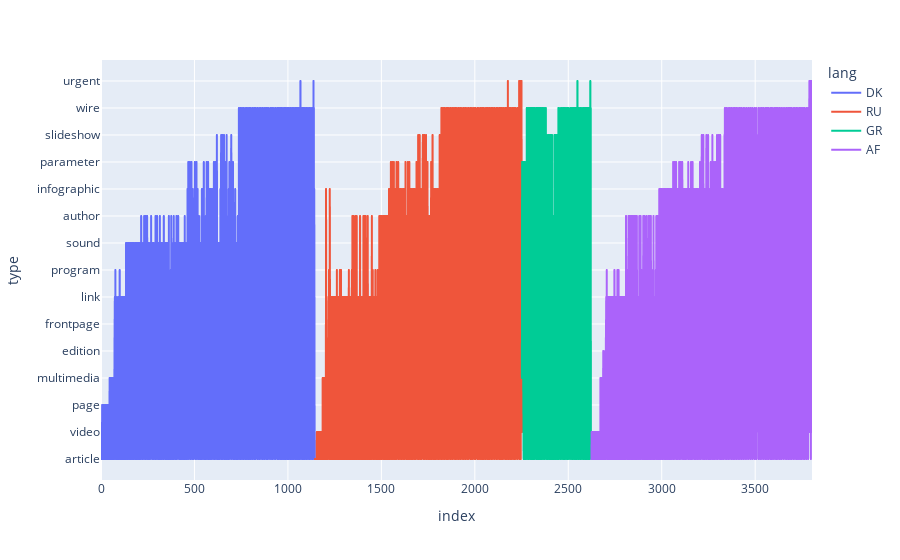
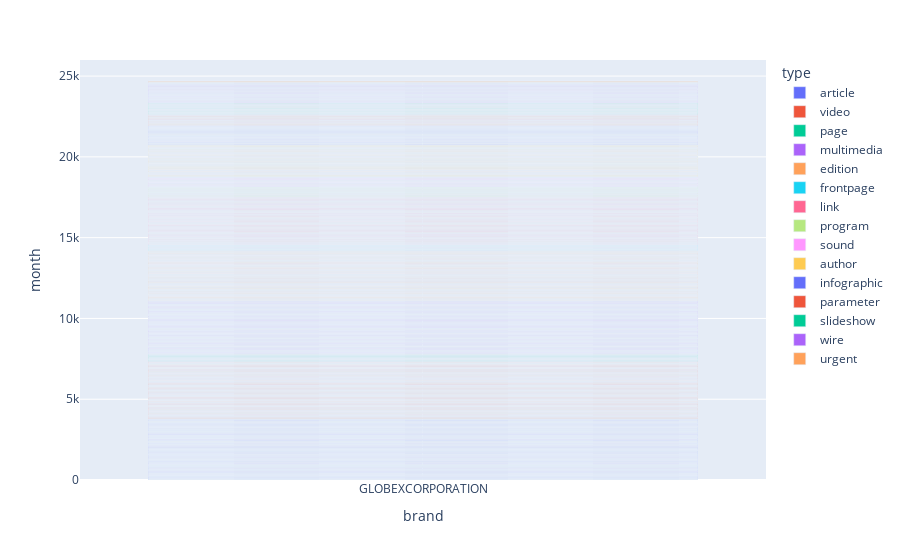
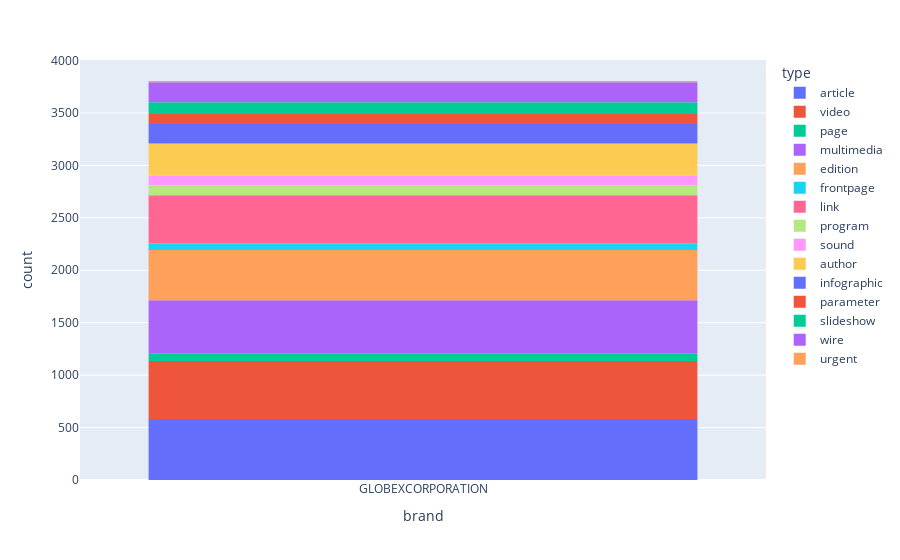

Notebook code for these charts, in order:
### Code cell
# [index],brand,lang,type,count,year,month

# plotting the scatter chart
fig = px.line(data, y='type', color='lang')
fig.show()

# plotting the scatter chart
fig = px.bar(data, x='brand', y='month', color='type')
fig.show()

# plotting the scatter chart
fig = px.histogram(data, x='brand', color='type')
fig.show()

### Figure 1 — Plotly figure (JSON) as saved in the notebook; plotly's stock layout.template omitted (floating-point values rounded to 4 significant figures; data arrays with more than 128 entries replaced by an {"elided": "..."} marker saying what was removed)
{"data": [{"hovertemplate": "lang=DK<br>index=%{x}<br>type=%{y}<extra></extra>", "legendgroup": "DK", "line": {"color": "#636efa", "dash": "solid"}, "mode": "lines", "name": "DK", "showlegend": true, "type": "scattergl", "x": {"elided": "1144 int values"}, "xaxis": "x", "y": {"elided": "1144 str values"}, "yaxis": "y"}, {"hovertemplate": "lang=RU<br>index=%{x}<br>type=%{y}<extra></extra>", "legendgroup": "RU", "line": {"color": "#EF553B", "dash": "solid"}, "mode": "lines", "name": "RU", "showlegend": true, "type": "scattergl", "x": {"elided": "1108 int values"}, "xaxis": "x", "y": {"elided": "1108 str values"}, "yaxis": "y"}, {"hovertemplate": "lang=GR<br>index=%{x}<br>type=%{y}<extra></extra>", "legendgroup": "GR", "line": {"color": "#00cc96", "dash": "solid"}, "mode": "lines", "name": "GR", "showlegend": true, "type": "scattergl", "x": {"elided": "371 int values"}, "xaxis": "x", "y": {"elided": "371 str values"}, "yaxis": "y"}, {"hovertemplate": "lang=AF<br>index=%{x}<br>type=%{y}<extra></extra>", "legendgroup": "AF", "line": {"color": "#ab63fa", "dash": "solid"}, "mode": "lines", "name": "AF", "showlegend": true, "type": "scattergl", "x": {"elided": "1182 int values"}, "xaxis": "x", "y": {"elided": "1182 str values"}, "yaxis": "y"}], "layout": {"legend": {"title": {"text": "lang"}, "tracegroupgap": 0}, "margin": {"t": 60}, "xaxis": {"anchor": "y", "domain": [0, 1], "title": {"text": "index"}}, "yaxis": {"anchor": "x", "domain": [0, 1], "title": {"text": "type"}}}}

### Figure 2 — Plotly figure (JSON) as saved in the notebook; plotly's stock layout.template omitted (floating-point values rounded to 4 significant figures; data arrays with more than 128 entries replaced by an {"elided": "..."} marker saying what was removed)
{"data": [{"alignmentgroup": "True", "hovertemplate": "type=article<br>brand=%{x}<br>month=%{y}<extra></extra>", "legendgroup": "article", "marker": {"color": "#636efa", "pattern": {"shape": ""}}, "name": "article", "offsetgroup": "article", "orientation": "v", "showlegend": true, "textposition": "auto", "type": "bar", "x": {"elided": "582 str values"}, "xaxis": "x", "y": {"elided": "582 int values"}, "yaxis": "y"}, {"alignmentgroup": "True", "hovertemplate": "type=video<br>brand=%{x}<br>month=%{y}<extra></extra>", "legendgroup": "video", "marker": {"color": "#EF553B", "pattern": {"shape": ""}}, "name": "video", "offsetgroup": "video", "orientation": "v", "showlegend": true, "textposition": "auto", "type": "bar", "x": {"elided": "554 str values"}, "xaxis": "x", "y": {"elided": "554 int values"}, "yaxis": "y"}, {"alignmentgroup": "True", "hovertemplate": "type=page<br>brand=%{x}<br>month=%{y}<extra></extra>", "legendgroup": "page", "marker": {"color": "#00cc96", "pattern": {"shape": ""}}, "name": "page", "offsetgroup": "page", "orientation": "v", "showlegend": true, "textposition": "auto", "type": "bar", "x": ["GLOBEXCORPORATION", "GLOBEXCORPORATION", "GLOBEXCORPORATION", "GLOBEXCORPORATION", "GLOBEXCORPORATION", "GLOBEXCORPORATION", "GLOBEXCORPORATION", "GLOBEXCORPORATION", "GLOBEXCORPORATION", "GLOBEXCORPORATION", "GLOBEXCORPORATION", "GLOBEXCORPORATION", "GLOBEXCORPORATION", "GLOBEXCORPORATION", "GLOBEXCORPORATION", "GLOBEXCORPORATION", "GLOBEXCORPORATION", "GLOBEXCORPORATION", "GLOBEXCORPORATION", "GLOBEXCORPORATION", "GLOBEXCORPORATION", "GLOBEXCORPORATION", "GLOBEXCORPORATION", "GLOBEXCORPORATION", "GLOBEXCORPORATION", "GLOBEXCORPORATION", "GLOBEXCORPORATION", "GLOBEXCORPORATION", "GLOBEXCORPORATION", "GLOBEXCORPORATION", "GLOBEXCORPORATION", "GLOBEXCORPORATION", "GLOBEXCORPORATION", "GLOBEXCORPORATION", "GLOBEXCORPORATION", "GLOBEXCORPORATION", "GLOBEXCORPORATION", "GLOBEXCORPORATION", "GLOBEXCORPORATION", "GLOBEXCORPORATION", "GLOBEXCORPORATION", "GLOBEXCORPORATION", "GLOBEXCORPORATION", "GLOBEXCORPORATION", "GLOBEXCORPORATION", "GLOBEXCORPORATION", "GLOBEXCORPORATION", "GLOBEXCORPORATION", "GLOBEXCORPORATION", "GLOBEXCORPORATION", "GLOBEXCORPORATION", "GLOBEXCORPORATION", "GLOBEXCORPORATION", "GLOBEXCORPORATION", "GLOBEXCORPORATION", "GLOBEXCORPORATION", "GLOBEXCORPORATION", "GLOBEXCORPORATION", "GLOBEXCORPORATION", "GLOBEXCORPORATION", "GLOBEXCORPORATION", "GLOBEXCORPORATION", "GLOBEXCORPORATION", "GLOBEXCORPORATION", "GLOBEXCORPORATION", "GLOBEXCORPORATION", "GLOBEXCORPORATION", "GLOBEXCORPORATION"], "xaxis": "x", "y": [9, 11, 12, 1, 4, 5, 8, 9, 10, 11, 12, 10, 11, 1, 2, 3, 4, 6, 9, 1, 3, 4, 6, 8, 10, 11, 12, 3, 4, 6, 7, 8, 9, 11, 12, 7, 7, 10, 1, 10, 3, 3, 4, 5, 6, 7, 11, 12, 2, 12, 7, 5, 4, 8, 9, 10, 3, 12, 7, 3, 4, 5, 6, 7, 11, 1, 12, 1], "yaxis": "y"}, {"alignmentgroup": "True", "hovertemplate": "type=multimedia<br>brand=%{x}<br>month=%{y}<extra></extra>", "legendgroup": "multimedia", "marker": {"color": "#ab63fa", "pattern": {"shape": ""}}, "name": "multimedia", "offsetgroup": "multimedia", "orientation": "v", "showlegend": true, "textposition": "auto", "type": "bar", "x": {"elided": "511 str values"}, "xaxis": "x", "y": {"elided": "511 int values"}, "yaxis": "y"}, {"alignmentgroup": "True", "hovertemplate": "type=edition<br>brand=%{x}<br>month=%{y}<extra></extra>", "legendgroup": "edition", "marker": {"color": "#FFA15A", "pattern": {"shape": ""}}, "name": "edition", "offsetgroup": "edition", "orientation": "v", "showlegend": true, "textposition": "auto", "type": "bar", "x": {"elided": "478 str values"}, "xaxis": "x", "y": {"elided": "478 int values"}, "yaxis": "y"}, {"alignmentgroup": "True", "hovertemplate": "type=frontpage<br>brand=%{x}<br>month=%{y}<extra></extra>", "legendgroup": "frontpage", "marker": {"color": "#19d3f3", "pattern": {"shape": ""}}, "name": "frontpage", "offsetgroup": "frontpage", "orientation": "v", "showlegend": true, "textposition": "auto", "type": "bar", "x": ["GLOBEXCORPORATION", "GLOBEXCORPORATION", "GLOBEXCORPORATION", "GLOBEXCORPORATION", "GLOBEXCORPORATION", "GLOBEXCORPORATION", "GLOBEXCORPORATION", "GLOBEXCORPORATION", "GLOBEXCORPORATION", "GLOBEXCORPORATION", "GLOBEXCORPORATION", "GLOBEXCORPORATION", "GLOBEXCORPORATION", "GLOBEXCORPORATION", "GLOBEXCORPORATION", "GLOBEXCORPORATION", "GLOBEXCORPORATION", "GLOBEXCORPORATION", "GLOBEXCORPORATION", "GLOBEXCORPORATION", "GLOBEXCORPORATION", "GLOBEXCORPORATION", "GLOBEXCORPORATION", "GLOBEXCORPORATION", "GLOBEXCORPORATION", "GLOBEXCORPORATION", "GLOBEXCORPORATION", "GLOBEXCORPORATION", "GLOBEXCORPORATION", "GLOBEXCORPORATION", "GLOBEXCORPORATION", "GLOBEXCORPORATION", "GLOBEXCORPORATION", "GLOBEXCORPORATION", "GLOBEXCORPORATION", "GLOBEXCORPORATION", "GLOBEXCORPORATION", "GLOBEXCORPORATION", "GLOBEXCORPORATION", "GLOBEXCORPORATION", "GLOBEXCORPORATION", "GLOBEXCORPORATION", "GLOBEXCORPORATION", "GLOBEXCORPORATION", "GLOBEXCORPORATION", "GLOBEXCORPORATION", "GLOBEXCORPORATION", "GLOBEXCORPORATION", "GLOBEXCORPORATION", "GLOBEXCORPORATION", "GLOBEXCORPORATION", "GLOBEXCORPORATION", "GLOBEXCORPORATION", "GLOBEXCORPORATION", "GLOBEXCORPORATION", "GLOBEXCORPORATION", "GLOBEXCORPORATION", "GLOBEXCORPORATION", "GLOBEXCORPORATION", "GLOBEXCORPORATION", "GLOBEXCORPORATION", "GLOBEXCORPORATION"], "xaxis": "x", "y": [10, 3, 10, 3, 4, 5, 6, 12, 1, 3, 5, 7, 2, 3, 6, 10, 11, 1, 6, 11, 12, 1, 5, 10, 3, 4, 5, 6, 6, 9, 12, 11, 5, 3, 12, 7, 3, 4, 8, 12, 10, 1, 6, 1, 3, 4, 5, 6, 1, 6, 9, 4, 5, 6, 9, 11, 6, 1, 9, 12, 3, 7], "yaxis": "y"}, {"alignmentgroup": "True", "hovertemplate": "type=link<br>brand=%{x}<br>month=%{y}<extra></extra>", "legendgroup": "link", "marker": {"color": "#FF6692", "pattern": {"shape": ""}}, "name": "link", "offsetgroup": "link", "orientation": "v", "showlegend": true, "textposition": "auto", "type": "bar", "x": {"elided": "460 str values"}, "xaxis": "x", "y": {"elided": "460 int values"}, "yaxis": "y"}, {"alignmentgroup": "True", "hovertemplate": "type=program<br>brand=%{x}<br>month=%{y}<extra></extra>", "legendgroup": "program", "marker": {"color": "#B6E880", "pattern": {"shape": ""}}, "name": "program", "offsetgroup": "program", "orientation": "v", "showlegend": true, "textposition": "auto", "type": "bar", "x": ["GLOBEXCORPORATION", "GLOBEXCORPORATION", "GLOBEXCORPORATION", "GLOBEXCORPORATION", "GLOBEXCORPORATION", "GLOBEXCORPORATION", "GLOBEXCORPORATION", "GLOBEXCORPORATION", "GLOBEXCORPORATION", "GLOBEXCORPORATION", "GLOBEXCORPORATION", "GLOBEXCORPORATION", "GLOBEXCORPORATION", "GLOBEXCORPORATION", "GLOBEXCORPORATION", "GLOBEXCORPORATION", "GLOBEXCORPORATION", "GLOBEXCORPORATION", "GLOBEXCORPORATION", "GLOBEXCORPORATION", "GLOBEXCORPORATION", "GLOBEXCORPORATION", "GLOBEXCORPORATION", "GLOBEXCORPORATION", "GLOBEXCORPORATION", "GLOBEXCORPORATION", "GLOBEXCORPORATION", "GLOBEXCORPORATION", "GLOBEXCORPORATION", "GLOBEXCORPORATION", "GLOBEXCORPORATION", "GLOBEXCORPORATION", "GLOBEXCORPORATION", "GLOBEXCORPORATION", "GLOBEXCORPORATION", "GLOBEXCORPORATION", "GLOBEXCORPORATION", "GLOBEXCORPORATION", "GLOBEXCORPORATION", "GLOBEXCORPORATION", "GLOBEXCORPORATION", "GLOBEXCORPORATION", "GLOBEXCORPORATION", "GLOBEXCORPORATION", "GLOBEXCORPORATION", "GLOBEXCORPORATION", "GLOBEXCORPORATION", "GLOBEXCORPORATION", "GLOBEXCORPORATION", "GLOBEXCORPORATION", "GLOBEXCORPORATION", "GLOBEXCORPORATION", "GLOBEXCORPORATION", "GLOBEXCORPORATION", "GLOBEXCORPORATION", "GLOBEXCORPORATION", "GLOBEXCORPORATION", "GLOBEXCORPORATION", "GLOBEXCORPORATION", "GLOBEXCORPORATION", "GLOBEXCORPORATION", "GLOBEXCORPORATION", "GLOBEXCORPORATION", "GLOBEXCORPORATION", "GLOBEXCORPORATION", "GLOBEXCORPORATION", "GLOBEXCORPORATION", "GLOBEXCORPORATION", "GLOBEXCORPORATION", "GLOBEXCORPORATION", "GLOBEXCORPORATION", "GLOBEXCORPORATION", "GLOBEXCORPORATION", "GLOBEXCORPORATION", "GLOBEXCORPORATION", "GLOBEXCORPORATION", "GLOBEXCORPORATION", "GLOBEXCORPORATION", "GLOBEXCORPORATION", "GLOBEXCORPORATION", "GLOBEXCORPORATION", "GLOBEXCORPORATION", "GLOBEXCORPORATION", "GLOBEXCORPORATION", "GLOBEXCORPORATION", "GLOBEXCORPORATION", "GLOBEXCORPORATION", "GLOBEXCORPORATION", "GLOBEXCORPORATION", "GLOBEXCORPORATION", "GLOBEXCORPORATION", "GLOBEXCORPORATION", "GLOBEXCORPORATION", "GLOBEXCORPORATION", "GLOBEXCORPORATION"], "xaxis": "x", "y": [10, 2, 10, 11, 9, 12, 1, 6, 9, 10, 11, 12, 8, 9, 11, 1, 2, 11, 3, 4, 3, 4, 9, 1, 2, 2, 10, 6, 9, 10, 6, 9, 4, 6, 8, 12, 1, 3, 5, 9, 1, 3, 4, 4, 2, 4, 1, 3, 4, 9, 10, 6, 7, 8, 10, 4, 9, 12, 9, 3, 4, 9, 10, 6, 9, 10, 6, 9, 6, 4, 6, 8, 12, 9, 1, 9, 2, 3, 9, 11, 4, 4, 10, 12, 2, 4, 10, 1, 3, 4, 9, 10, 3, 5, 6], "yaxis": "y"}, {"alignmentgroup": "True", "hovertemplate": "type=sound<br>brand=%{x}<br>month=%{y}<extra></extra>", "legendgroup": "sound", "marker": {"color": "#FF97FF", "pattern": {"shape": ""}}, "name": "sound", "offsetgroup": "sound", "orientation": "v", "showlegend": true, "textposition": "auto", "type": "bar", "x": ["GLOBEXCORPORATION", "GLOBEXCORPORATION", "GLOBEXCORPORATION", "GLOBEXCORPORATION", "GLOBEXCORPORATION", "GLOBEXCORPORATION", "GLOBEXCORPORATION", "GLOBEXCORPORATION", "GLOBEXCORPORATION", "GLOBEXCORPORATION", "GLOBEXCORPORATION", "GLOBEXCORPORATION", "GLOBEXCORPORATION", "GLOBEXCORPORATION", "GLOBEXCORPORATION", "GLOBEXCORPORATION", "GLOBEXCORPORATION", "GLOBEXCORPORATION", "GLOBEXCORPORATION", "GLOBEXCORPORATION", "GLOBEXCORPORATION", "GLOBEXCORPORATION", "GLOBEXCORPORATION", "GLOBEXCORPORATION", "GLOBEXCORPORATION", "GLOBEXCORPORATION", "GLOBEXCORPORATION", "GLOBEXCORPORATION", "GLOBEXCORPORATION", "GLOBEXCORPORATION", "GLOBEXCORPORATION", "GLOBEXCORPORATION", "GLOBEXCORPORATION", "GLOBEXCORPORATION", "GLOBEXCORPORATION", "GLOBEXCORPORATION", "GLOBEXCORPORATION", "GLOBEXCORPORATION", "GLOBEXCORPORATION", "GLOBEXCORPORATION", "GLOBEXCORPORATION", "GLOBEXCORPORATION", "GLOBEXCORPORATION", "GLOBEXCORPORATION", "GLOBEXCORPORATION", "GLOBEXCORPORATION", "GLOBEXCORPORATION", "GLOBEXCORPORATION", "GLOBEXCORPORATION", "GLOBEXCORPORATION", "GLOBEXCORPORATION", "GLOBEXCORPORATION", "GLOBEXCORPORATION", "GLOBEXCORPORATION", "GLOBEXCORPORATION", "GLOBEXCORPORATION", "GLOBEXCORPORATION", "GLOBEXCORPORATION", "GLOBEXCORPORATION", "GLOBEXCORPORATION", "GLOBEXCORPORATION", "GLOBEXCORPORATION", "GLOBEXCORPORATION", "GLOBEXCORPORATION", "GLOBEXCORPORATION", "GLOBEXCORPORATION", "GLOBEXCORPORATION", "GLOBEXCORPORATION", "GLOBEXCORPORATION", "GLOBEXCORPORATION", "GLOBEXCORPORATION", "GLOBEXCORPORATION", "GLOBEXCORPORATION", "GLOBEXCORPORATION", "GLOBEXCORPORATION", "GLOBEXCORPORATION", "GLOBEXCORPORATION", "GLOBEXCORPORATION", "GLOBEXCORPORATION", "GLOBEXCORPORATION", "GLOBEXCORPORATION", "GLOBEXCORPORATION", "GLOBEXCORPORATION", "GLOBEXCORPORATION", "GLOBEXCORPORATION", "GLOBEXCORPORATION", "GLOBEXCORPORATION", "GLOBEXCORPORATION", "GLOBEXCORPORATION", "GLOBEXCORPORATION", "GLOBEXCORPORATION", "GLOBEXCORPORATION", "GLOBEXCORPORATION", "GLOBEXCORPORATION", "GLOBEXCORPORATION"], "xaxis": "x", "y": [8, 9, 10, 11, 12, 1, 2, 3, 4, 5, 6, 7, 8, 9, 10, 11, 12, 1, 2, 3, 4, 5, 6, 7, 8, 9, 10, 11, 12, 1, 2, 3, 8, 9, 10, 11, 12, 1, 2, 3, 4, 5, 6, 7, 8, 9, 10, 11, 12, 1, 2, 3, 4, 5, 6, 7, 8, 9, 10, 11, 12, 1, 2, 3, 4, 5, 6, 7, 8, 9, 10, 11, 12, 1, 2, 3, 4, 5, 6, 7, 8, 9, 10, 11, 2, 3, 5, 6, 9, 10, 1, 3, 4, 5, 6], "yaxis": "y"}, {"alignmentgroup": "True", "hovertemplate": "type=author<br>brand=%{x}<br>month=%{y}<extra></extra>", "legendgroup": "author", "marker": {"color": "#FECB52", "pattern": {"shape": ""}}, "name": "author", "offsetgroup": "author", "orientation": "v", "showlegend": true, "textposition": "auto", "type": "bar", "x": {"elided": "304 str values"}, "xaxis": "x", "y": {"elided": "304 int values"}, "yaxis": "y"}, {"alignmentgroup": "True", "hovertemplate": "type=infographic<br>brand=%{x}<br>month=%{y}<extra></extra>", "legendgroup": "infographic", "marker": {"color": "#636efa", "pattern": {"shape": ""}}, "name": "infographic", "offsetgroup": "infographic", "orientation": "v", "showlegend": true, "textposition": "auto", "type": "bar", "x": {"elided": "187 str values"}, "xaxis": "x", "y": {"elided": "187 int values"}, "yaxis": "y"}, {"alignmentgroup": "True", "hovertemplate": "type=parameter<br>brand=%{x}<br>month=%{y}<extra></extra>", "legendgroup": "parameter", "marker": {"color": "#EF553B", "pattern": {"shape": ""}}, "name": "parameter", "offsetgroup": "parameter", "orientation": "v", "showlegend": true, "textposition": "auto", "type": "bar", "x": ["GLOBEXCORPORATION", "GLOBEXCORPORATION", "GLOBEXCORPORATION", "GLOBEXCORPORATION", "GLOBEXCORPORATION", "GLOBEXCORPORATION", "GLOBEXCORPORATION", "GLOBEXCORPORATION", "GLOBEXCORPORATION", "GLOBEXCORPORATION", "GLOBEXCORPORATION", "GLOBEXCORPORATION", "GLOBEXCORPORATION", "GLOBEXCORPORATION", "GLOBEXCORPORATION", "GLOBEXCORPORATION", "GLOBEXCORPORATION", "GLOBEXCORPORATION", "GLOBEXCORPORATION", "GLOBEXCORPORATION", "GLOBEXCORPORATION", "GLOBEXCORPORATION", "GLOBEXCORPORATION", "GLOBEXCORPORATION", "GLOBEXCORPORATION", "GLOBEXCORPORATION", "GLOBEXCORPORATION", "GLOBEXCORPORATION", "GLOBEXCORPORATION", "GLOBEXCORPORATION", "GLOBEXCORPORATION", "GLOBEXCORPORATION", "GLOBEXCORPORATION", "GLOBEXCORPORATION", "GLOBEXCORPORATION", "GLOBEXCORPORATION", "GLOBEXCORPORATION", "GLOBEXCORPORATION", "GLOBEXCORPORATION", "GLOBEXCORPORATION", "GLOBEXCORPORATION", "GLOBEXCORPORATION", "GLOBEXCORPORATION", "GLOBEXCORPORATION", "GLOBEXCORPORATION", "GLOBEXCORPORATION", "GLOBEXCORPORATION", "GLOBEXCORPORATION", "GLOBEXCORPORATION", "GLOBEXCORPORATION", "GLOBEXCORPORATION", "GLOBEXCORPORATION", "GLOBEXCORPORATION", "GLOBEXCORPORATION", "GLOBEXCORPORATION", "GLOBEXCORPORATION", "GLOBEXCORPORATION", "GLOBEXCORPORATION", "GLOBEXCORPORATION", "GLOBEXCORPORATION", "GLOBEXCORPORATION", "GLOBEXCORPORATION", "GLOBEXCORPORATION", "GLOBEXCORPORATION", "GLOBEXCORPORATION", "GLOBEXCORPORATION", "GLOBEXCORPORATION", "GLOBEXCORPORATION", "GLOBEXCORPORATION", "GLOBEXCORPORATION", "GLOBEXCORPORATION", "GLOBEXCORPORATION", "GLOBEXCORPORATION", "GLOBEXCORPORATION", "GLOBEXCORPORATION", "GLOBEXCORPORATION", "GLOBEXCORPORATION", "GLOBEXCORPORATION", "GLOBEXCORPORATION", "GLOBEXCORPORATION", "GLOBEXCORPORATION", "GLOBEXCORPORATION", "GLOBEXCORPORATION", "GLOBEXCORPORATION", "GLOBEXCORPORATION", "GLOBEXCORPORATION", "GLOBEXCORPORATION", "GLOBEXCORPORATION", "GLOBEXCORPORATION", "GLOBEXCORPORATION", "GLOBEXCORPORATION", "GLOBEXCORPORATION", "GLOBEXCORPORATION", "GLOBEXCORPORATION", "GLOBEXCORPORATION"], "xaxis": "x", "y": [7, 8, 9, 11, 12, 5, 7, 8, 12, 1, 5, 8, 11, 12, 1, 11, 8, 10, 11, 5, 7, 10, 4, 6, 7, 8, 9, 11, 12, 5, 7, 8, 1, 5, 8, 11, 11, 9, 10, 11, 2, 4, 9, 10, 4, 6, 9, 3, 6, 2, 3, 5, 6, 7, 11, 8, 10, 11, 10, 4, 6, 7, 8, 9, 11, 12, 1, 5, 7, 8, 1, 5, 8, 10, 11, 10, 11, 3, 6, 7, 8, 10, 11, 12, 3, 7, 10, 12, 3, 4, 5, 6, 9, 11, 9], "yaxis": "y"}, {"alignmentgroup": "True", "hovertemplate": "type=slideshow<br>brand=%{x}<br>month=%{y}<extra></extra>", "legendgroup": "slideshow", "marker": {"color": "#00cc96", "pattern": {"shape": ""}}, "name": "slideshow", "offsetgroup": "slideshow", "orientation": "v", "showlegend": true, "textposition": "auto", "type": "bar", "x": ["GLOBEXCORPORATION", "GLOBEXCORPORATION", "GLOBEXCORPORATION", "GLOBEXCORPORATION", "GLOBEXCORPORATION", "GLOBEXCORPORATION", "GLOBEXCORPORATION", "GLOBEXCORPORATION", "GLOBEXCORPORATION", "GLOBEXCORPORATION", "GLOBEXCORPORATION", "GLOBEXCORPORATION", "GLOBEXCORPORATION", "GLOBEXCORPORATION", "GLOBEXCORPORATION", "GLOBEXCORPORATION", "GLOBEXCORPORATION", "GLOBEXCORPORATION", "GLOBEXCORPORATION", "GLOBEXCORPORATION", "GLOBEXCORPORATION", "GLOBEXCORPORATION", "GLOBEXCORPORATION", "GLOBEXCORPORATION", "GLOBEXCORPORATION", "GLOBEXCORPORATION", "GLOBEXCORPORATION", "GLOBEXCORPORATION", "GLOBEXCORPORATION", "GLOBEXCORPORATION", "GLOBEXCORPORATION", "GLOBEXCORPORATION", "GLOBEXCORPORATION", "GLOBEXCORPORATION", "GLOBEXCORPORATION", "GLOBEXCORPORATION", "GLOBEXCORPORATION", "GLOBEXCORPORATION", "GLOBEXCORPORATION", "GLOBEXCORPORATION", "GLOBEXCORPORATION", "GLOBEXCORPORATION", "GLOBEXCORPORATION", "GLOBEXCORPORATION", "GLOBEXCORPORATION", "GLOBEXCORPORATION", "GLOBEXCORPORATION", "GLOBEXCORPORATION", "GLOBEXCORPORATION", "GLOBEXCORPORATION", "GLOBEXCORPORATION", "GLOBEXCORPORATION", "GLOBEXCORPORATION", "GLOBEXCORPORATION", "GLOBEXCORPORATION", "GLOBEXCORPORATION", "GLOBEXCORPORATION", "GLOBEXCORPORATION", "GLOBEXCORPORATION", "GLOBEXCORPORATION", "GLOBEXCORPORATION", "GLOBEXCORPORATION", "GLOBEXCORPORATION", "GLOBEXCORPORATION", "GLOBEXCORPORATION", "GLOBEXCORPORATION", "GLOBEXCORPORATION", "GLOBEXCORPORATION", "GLOBEXCORPORATION", "GLOBEXCORPORATION", "GLOBEXCORPORATION", "GLOBEXCORPORATION", "GLOBEXCORPORATION", "GLOBEXCORPORATION", "GLOBEXCORPORATION", "GLOBEXCORPORATION", "GLOBEXCORPORATION", "GLOBEXCORPORATION", "GLOBEXCORPORATION", "GLOBEXCORPORATION", "GLOBEXCORPORATION", "GLOBEXCORPORATION", "GLOBEXCORPORATION", "GLOBEXCORPORATION", "GLOBEXCORPORATION", "GLOBEXCORPORATION", "GLOBEXCORPORATION", "GLOBEXCORPORATION", "GLOBEXCORPORATION", "GLOBEXCORPORATION", "GLOBEXCORPORATION", "GLOBEXCORPORATION", "GLOBEXCORPORATION", "GLOBEXCORPORATION", "GLOBEXCORPORATION", "GLOBEXCORPORATION", "GLOBEXCORPORATION", "GLOBEXCORPORATION", "GLOBEXCORPORATION", "GLOBEXCORPORATION", "GLOBEXCORPORATION", "GLOBEXCORPORATION", "GLOBEXCORPORATION", "GLOBEXCORPORATION", "GLOBEXCORPORATION", "GLOBEXCORPORATION", "GLOBEXCORPORATION", "GLOBEXCORPORATION", "GLOBEXCORPORATION", "GLOBEXCORPORATION", "GLOBEXCORPORATION"], "xaxis": "x", "y": [2, 5, 6, 7, 9, 12, 3, 5, 6, 7, 8, 9, 10, 12, 3, 4, 7, 2, 3, 5, 6, 7, 12, 5, 7, 9, 12, 1, 2, 5, 6, 7, 8, 9, 10, 12, 1, 2, 4, 6, 10, 2, 3, 10, 9, 10, 11, 12, 1, 2, 3, 4, 5, 6, 7, 8, 9, 10, 11, 12, 1, 2, 3, 5, 6, 7, 9, 10, 11, 1, 2, 4, 5, 6, 7, 8, 11, 12, 1, 2, 3, 5, 6, 9, 12, 1, 2, 5, 7, 8, 9, 12, 1, 2, 4, 5, 6, 7, 8, 9, 10, 12, 1, 4, 7, 2, 7, 8, 12, 5, 7], "yaxis": "y"}, {"alignmentgroup": "True", "hovertemplate": "type=wire<br>brand=%{x}<br>month=%{y}<extra></extra>", "legendgroup": "wire", "marker": {"color": "#ab63fa", "pattern": {"shape": ""}}, "name": "wire", "offsetgroup": "wire", "orientation": "v", "showlegend": true, "textposition": "auto", "type": "bar", "x": {"elided": "192 str values"}, "xaxis": "x", "y": {"elided": "192 int values"}, "yaxis": "y"}, {"alignmentgroup": "True", "hovertemplate": "type=urgent<br>brand=%{x}<br>month=%{y}<extra></extra>", "legendgroup": "urgent", "marker": {"color": "#FFA15A", "pattern": {"shape": ""}}, "name": "urgent", "offsetgroup": "urgent", "orientation": "v", "showlegend": true, "textposition": "auto", "type": "bar", "x": ["GLOBEXCORPORATION", "GLOBEXCORPORATION", "GLOBEXCORPORATION", "GLOBEXCORPORATION", "GLOBEXCORPORATION", "GLOBEXCORPORATION", "GLOBEXCORPORATION", "GLOBEXCORPORATION", "GLOBEXCORPORATION", "GLOBEXCORPORATION", "GLOBEXCORPORATION"], "xaxis": "x", "y": [10, 7, 12, 7, 8, 9, 9, 7, 7, 8, 9], "yaxis": "y"}], "layout": {"barmode": "relative", "legend": {"title": {"text": "type"}, "tracegroupgap": 0}, "margin": {"t": 60}, "xaxis": {"anchor": "y", "domain": [0, 1], "title": {"text": "brand"}}, "yaxis": {"anchor": "x", "domain": [0, 1], "title": {"text": "month"}}}}

### Figure 3 — Plotly figure (JSON) as saved in the notebook; plotly's stock layout.template omitted (floating-point values rounded to 4 significant figures; data arrays with more than 128 entries replaced by an {"elided": "..."} marker saying what was removed)
{"data": [{"alignmentgroup": "True", "bingroup": "x", "hovertemplate": "type=article<br>brand=%{x}<br>count=%{y}<extra></extra>", "legendgroup": "article", "marker": {"color": "#636efa", "pattern": {"shape": ""}}, "name": "article", "offsetgroup": "article", "orientation": "v", "showlegend": true, "type": "histogram", "x": {"elided": "582 str values"}, "xaxis": "x", "yaxis": "y"}, {"alignmentgroup": "True", "bingroup": "x", "hovertemplate": "type=video<br>brand=%{x}<br>count=%{y}<extra></extra>", "legendgroup": "video", "marker": {"color": "#EF553B", "pattern": {"shape": ""}}, "name": "video", "offsetgroup": "video", "orientation": "v", "showlegend": true, "type": "histogram", "x": {"elided": "554 str values"}, "xaxis": "x", "yaxis": "y"}, {"alignmentgroup": "True", "bingroup": "x", "hovertemplate": "type=page<br>brand=%{x}<br>count=%{y}<extra></extra>", "legendgroup": "page", "marker": {"color": "#00cc96", "pattern": {"shape": ""}}, "name": "page", "offsetgroup": "page", "orientation": "v", "showlegend": true, "type": "histogram", "x": ["GLOBEXCORPORATION", "GLOBEXCORPORATION", "GLOBEXCORPORATION", "GLOBEXCORPORATION", "GLOBEXCORPORATION", "GLOBEXCORPORATION", "GLOBEXCORPORATION", "GLOBEXCORPORATION", "GLOBEXCORPORATION", "GLOBEXCORPORATION", "GLOBEXCORPORATION", "GLOBEXCORPORATION", "GLOBEXCORPORATION", "GLOBEXCORPORATION", "GLOBEXCORPORATION", "GLOBEXCORPORATION", "GLOBEXCORPORATION", "GLOBEXCORPORATION", "GLOBEXCORPORATION", "GLOBEXCORPORATION", "GLOBEXCORPORATION", "GLOBEXCORPORATION", "GLOBEXCORPORATION", "GLOBEXCORPORATION", "GLOBEXCORPORATION", "GLOBEXCORPORATION", "GLOBEXCORPORATION", "GLOBEXCORPORATION", "GLOBEXCORPORATION", "GLOBEXCORPORATION", "GLOBEXCORPORATION", "GLOBEXCORPORATION", "GLOBEXCORPORATION", "GLOBEXCORPORATION", "GLOBEXCORPORATION", "GLOBEXCORPORATION", "GLOBEXCORPORATION", "GLOBEXCORPORATION", "GLOBEXCORPORATION", "GLOBEXCORPORATION", "GLOBEXCORPORATION", "GLOBEXCORPORATION", "GLOBEXCORPORATION", "GLOBEXCORPORATION", "GLOBEXCORPORATION", "GLOBEXCORPORATION", "GLOBEXCORPORATION", "GLOBEXCORPORATION", "GLOBEXCORPORATION", "GLOBEXCORPORATION", "GLOBEXCORPORATION", "GLOBEXCORPORATION", "GLOBEXCORPORATION", "GLOBEXCORPORATION", "GLOBEXCORPORATION", "GLOBEXCORPORATION", "GLOBEXCORPORATION", "GLOBEXCORPORATION", "GLOBEXCORPORATION", "GLOBEXCORPORATION", "GLOBEXCORPORATION", "GLOBEXCORPORATION", "GLOBEXCORPORATION", "GLOBEXCORPORATION", "GLOBEXCORPORATION", "GLOBEXCORPORATION", "GLOBEXCORPORATION", "GLOBEXCORPORATION"], "xaxis": "x", "yaxis": "y"}, {"alignmentgroup": "True", "bingroup": "x", "hovertemplate": "type=multimedia<br>brand=%{x}<br>count=%{y}<extra></extra>", "legendgroup": "multimedia", "marker": {"color": "#ab63fa", "pattern": {"shape": ""}}, "name": "multimedia", "offsetgroup": "multimedia", "orientation": "v", "showlegend": true, "type": "histogram", "x": {"elided": "511 str values"}, "xaxis": "x", "yaxis": "y"}, {"alignmentgroup": "True", "bingroup": "x", "hovertemplate": "type=edition<br>brand=%{x}<br>count=%{y}<extra></extra>", "legendgroup": "edition", "marker": {"color": "#FFA15A", "pattern": {"shape": ""}}, "name": "edition", "offsetgroup": "edition", "orientation": "v", "showlegend": true, "type": "histogram", "x": {"elided": "478 str values"}, "xaxis": "x", "yaxis": "y"}, {"alignmentgroup": "True", "bingroup": "x", "hovertemplate": "type=frontpage<br>brand=%{x}<br>count=%{y}<extra></extra>", "legendgroup": "frontpage", "marker": {"color": "#19d3f3", "pattern": {"shape": ""}}, "name": "frontpage", "offsetgroup": "frontpage", "orientation": "v", "showlegend": true, "type": "histogram", "x": ["GLOBEXCORPORATION", "GLOBEXCORPORATION", "GLOBEXCORPORATION", "GLOBEXCORPORATION", "GLOBEXCORPORATION", "GLOBEXCORPORATION", "GLOBEXCORPORATION", "GLOBEXCORPORATION", "GLOBEXCORPORATION", "GLOBEXCORPORATION", "GLOBEXCORPORATION", "GLOBEXCORPORATION", "GLOBEXCORPORATION", "GLOBEXCORPORATION", "GLOBEXCORPORATION", "GLOBEXCORPORATION", "GLOBEXCORPORATION", "GLOBEXCORPORATION", "GLOBEXCORPORATION", "GLOBEXCORPORATION", "GLOBEXCORPORATION", "GLOBEXCORPORATION", "GLOBEXCORPORATION", "GLOBEXCORPORATION", "GLOBEXCORPORATION", "GLOBEXCORPORATION", "GLOBEXCORPORATION", "GLOBEXCORPORATION", "GLOBEXCORPORATION", "GLOBEXCORPORATION", "GLOBEXCORPORATION", "GLOBEXCORPORATION", "GLOBEXCORPORATION", "GLOBEXCORPORATION", "GLOBEXCORPORATION", "GLOBEXCORPORATION", "GLOBEXCORPORATION", "GLOBEXCORPORATION", "GLOBEXCORPORATION", "GLOBEXCORPORATION", "GLOBEXCORPORATION", "GLOBEXCORPORATION", "GLOBEXCORPORATION", "GLOBEXCORPORATION", "GLOBEXCORPORATION", "GLOBEXCORPORATION", "GLOBEXCORPORATION", "GLOBEXCORPORATION", "GLOBEXCORPORATION", "GLOBEXCORPORATION", "GLOBEXCORPORATION", "GLOBEXCORPORATION", "GLOBEXCORPORATION", "GLOBEXCORPORATION", "GLOBEXCORPORATION", "GLOBEXCORPORATION", "GLOBEXCORPORATION", "GLOBEXCORPORATION", "GLOBEXCORPORATION", "GLOBEXCORPORATION", "GLOBEXCORPORATION", "GLOBEXCORPORATION"], "xaxis": "x", "yaxis": "y"}, {"alignmentgroup": "True", "bingroup": "x", "hovertemplate": "type=link<br>brand=%{x}<br>count=%{y}<extra></extra>", "legendgroup": "link", "marker": {"color": "#FF6692", "pattern": {"shape": ""}}, "name": "link", "offsetgroup": "link", "orientation": "v", "showlegend": true, "type": "histogram", "x": {"elided": "460 str values"}, "xaxis": "x", "yaxis": "y"}, {"alignmentgroup": "True", "bingroup": "x", "hovertemplate": "type=program<br>brand=%{x}<br>count=%{y}<extra></extra>", "legendgroup": "program", "marker": {"color": "#B6E880", "pattern": {"shape": ""}}, "name": "program", "offsetgroup": "program", "orientation": "v", "showlegend": true, "type": "histogram", "x": ["GLOBEXCORPORATION", "GLOBEXCORPORATION", "GLOBEXCORPORATION", "GLOBEXCORPORATION", "GLOBEXCORPORATION", "GLOBEXCORPORATION", "GLOBEXCORPORATION", "GLOBEXCORPORATION", "GLOBEXCORPORATION", "GLOBEXCORPORATION", "GLOBEXCORPORATION", "GLOBEXCORPORATION", "GLOBEXCORPORATION", "GLOBEXCORPORATION", "GLOBEXCORPORATION", "GLOBEXCORPORATION", "GLOBEXCORPORATION", "GLOBEXCORPORATION", "GLOBEXCORPORATION", "GLOBEXCORPORATION", "GLOBEXCORPORATION", "GLOBEXCORPORATION", "GLOBEXCORPORATION", "GLOBEXCORPORATION", "GLOBEXCORPORATION", "GLOBEXCORPORATION", "GLOBEXCORPORATION", "GLOBEXCORPORATION", "GLOBEXCORPORATION", "GLOBEXCORPORATION", "GLOBEXCORPORATION", "GLOBEXCORPORATION", "GLOBEXCORPORATION", "GLOBEXCORPORATION", "GLOBEXCORPORATION", "GLOBEXCORPORATION", "GLOBEXCORPORATION", "GLOBEXCORPORATION", "GLOBEXCORPORATION", "GLOBEXCORPORATION", "GLOBEXCORPORATION", "GLOBEXCORPORATION", "GLOBEXCORPORATION", "GLOBEXCORPORATION", "GLOBEXCORPORATION", "GLOBEXCORPORATION", "GLOBEXCORPORATION", "GLOBEXCORPORATION", "GLOBEXCORPORATION", "GLOBEXCORPORATION", "GLOBEXCORPORATION", "GLOBEXCORPORATION", "GLOBEXCORPORATION", "GLOBEXCORPORATION", "GLOBEXCORPORATION", "GLOBEXCORPORATION", "GLOBEXCORPORATION", "GLOBEXCORPORATION", "GLOBEXCORPORATION", "GLOBEXCORPORATION", "GLOBEXCORPORATION", "GLOBEXCORPORATION", "GLOBEXCORPORATION", "GLOBEXCORPORATION", "GLOBEXCORPORATION", "GLOBEXCORPORATION", "GLOBEXCORPORATION", "GLOBEXCORPORATION", "GLOBEXCORPORATION", "GLOBEXCORPORATION", "GLOBEXCORPORATION", "GLOBEXCORPORATION", "GLOBEXCORPORATION", "GLOBEXCORPORATION", "GLOBEXCORPORATION", "GLOBEXCORPORATION", "GLOBEXCORPORATION", "GLOBEXCORPORATION", "GLOBEXCORPORATION", "GLOBEXCORPORATION", "GLOBEXCORPORATION", "GLOBEXCORPORATION", "GLOBEXCORPORATION", "GLOBEXCORPORATION", "GLOBEXCORPORATION", "GLOBEXCORPORATION", "GLOBEXCORPORATION", "GLOBEXCORPORATION", "GLOBEXCORPORATION", "GLOBEXCORPORATION", "GLOBEXCORPORATION", "GLOBEXCORPORATION", "GLOBEXCORPORATION", "GLOBEXCORPORATION", "GLOBEXCORPORATION"], "xaxis": "x", "yaxis": "y"}, {"alignmentgroup": "True", "bingroup": "x", "hovertemplate": "type=sound<br>brand=%{x}<br>count=%{y}<extra></extra>", "legendgroup": "sound", "marker": {"color": "#FF97FF", "pattern": {"shape": ""}}, "name": "sound", "offsetgroup": "sound", "orientation": "v", "showlegend": true, "type": "histogram", "x": ["GLOBEXCORPORATION", "GLOBEXCORPORATION", "GLOBEXCORPORATION", "GLOBEXCORPORATION", "GLOBEXCORPORATION", "GLOBEXCORPORATION", "GLOBEXCORPORATION", "GLOBEXCORPORATION", "GLOBEXCORPORATION", "GLOBEXCORPORATION", "GLOBEXCORPORATION", "GLOBEXCORPORATION", "GLOBEXCORPORATION", "GLOBEXCORPORATION", "GLOBEXCORPORATION", "GLOBEXCORPORATION", "GLOBEXCORPORATION", "GLOBEXCORPORATION", "GLOBEXCORPORATION", "GLOBEXCORPORATION", "GLOBEXCORPORATION", "GLOBEXCORPORATION", "GLOBEXCORPORATION", "GLOBEXCORPORATION", "GLOBEXCORPORATION", "GLOBEXCORPORATION", "GLOBEXCORPORATION", "GLOBEXCORPORATION", "GLOBEXCORPORATION", "GLOBEXCORPORATION", "GLOBEXCORPORATION", "GLOBEXCORPORATION", "GLOBEXCORPORATION", "GLOBEXCORPORATION", "GLOBEXCORPORATION", "GLOBEXCORPORATION", "GLOBEXCORPORATION", "GLOBEXCORPORATION", "GLOBEXCORPORATION", "GLOBEXCORPORATION", "GLOBEXCORPORATION", "GLOBEXCORPORATION", "GLOBEXCORPORATION", "GLOBEXCORPORATION", "GLOBEXCORPORATION", "GLOBEXCORPORATION", "GLOBEXCORPORATION", "GLOBEXCORPORATION", "GLOBEXCORPORATION", "GLOBEXCORPORATION", "GLOBEXCORPORATION", "GLOBEXCORPORATION", "GLOBEXCORPORATION", "GLOBEXCORPORATION", "GLOBEXCORPORATION", "GLOBEXCORPORATION", "GLOBEXCORPORATION", "GLOBEXCORPORATION", "GLOBEXCORPORATION", "GLOBEXCORPORATION", "GLOBEXCORPORATION", "GLOBEXCORPORATION", "GLOBEXCORPORATION", "GLOBEXCORPORATION", "GLOBEXCORPORATION", "GLOBEXCORPORATION", "GLOBEXCORPORATION", "GLOBEXCORPORATION", "GLOBEXCORPORATION", "GLOBEXCORPORATION", "GLOBEXCORPORATION", "GLOBEXCORPORATION", "GLOBEXCORPORATION", "GLOBEXCORPORATION", "GLOBEXCORPORATION", "GLOBEXCORPORATION", "GLOBEXCORPORATION", "GLOBEXCORPORATION", "GLOBEXCORPORATION", "GLOBEXCORPORATION", "GLOBEXCORPORATION", "GLOBEXCORPORATION", "GLOBEXCORPORATION", "GLOBEXCORPORATION", "GLOBEXCORPORATION", "GLOBEXCORPORATION", "GLOBEXCORPORATION", "GLOBEXCORPORATION", "GLOBEXCORPORATION", "GLOBEXCORPORATION", "GLOBEXCORPORATION", "GLOBEXCORPORATION", "GLOBEXCORPORATION", "GLOBEXCORPORATION", "GLOBEXCORPORATION"], "xaxis": "x", "yaxis": "y"}, {"alignmentgroup": "True", "bingroup": "x", "hovertemplate": "type=author<br>brand=%{x}<br>count=%{y}<extra></extra>", "legendgroup": "author", "marker": {"color": "#FECB52", "pattern": {"shape": ""}}, "name": "author", "offsetgroup": "author", "orientation": "v", "showlegend": true, "type": "histogram", "x": {"elided": "304 str values"}, "xaxis": "x", "yaxis": "y"}, {"alignmentgroup": "True", "bingroup": "x", "hovertemplate": "type=infographic<br>brand=%{x}<br>count=%{y}<extra></extra>", "legendgroup": "infographic", "marker": {"color": "#636efa", "pattern": {"shape": ""}}, "name": "infographic", "offsetgroup": "infographic", "orientation": "v", "showlegend": true, "type": "histogram", "x": {"elided": "187 str values"}, "xaxis": "x", "yaxis": "y"}, {"alignmentgroup": "True", "bingroup": "x", "hovertemplate": "type=parameter<br>brand=%{x}<br>count=%{y}<extra></extra>", "legendgroup": "parameter", "marker": {"color": "#EF553B", "pattern": {"shape": ""}}, "name": "parameter", "offsetgroup": "parameter", "orientation": "v", "showlegend": true, "type": "histogram", "x": ["GLOBEXCORPORATION", "GLOBEXCORPORATION", "GLOBEXCORPORATION", "GLOBEXCORPORATION", "GLOBEXCORPORATION", "GLOBEXCORPORATION", "GLOBEXCORPORATION", "GLOBEXCORPORATION", "GLOBEXCORPORATION", "GLOBEXCORPORATION", "GLOBEXCORPORATION", "GLOBEXCORPORATION", "GLOBEXCORPORATION", "GLOBEXCORPORATION", "GLOBEXCORPORATION", "GLOBEXCORPORATION", "GLOBEXCORPORATION", "GLOBEXCORPORATION", "GLOBEXCORPORATION", "GLOBEXCORPORATION", "GLOBEXCORPORATION", "GLOBEXCORPORATION", "GLOBEXCORPORATION", "GLOBEXCORPORATION", "GLOBEXCORPORATION", "GLOBEXCORPORATION", "GLOBEXCORPORATION", "GLOBEXCORPORATION", "GLOBEXCORPORATION", "GLOBEXCORPORATION", "GLOBEXCORPORATION", "GLOBEXCORPORATION", "GLOBEXCORPORATION", "GLOBEXCORPORATION", "GLOBEXCORPORATION", "GLOBEXCORPORATION", "GLOBEXCORPORATION", "GLOBEXCORPORATION", "GLOBEXCORPORATION", "GLOBEXCORPORATION", "GLOBEXCORPORATION", "GLOBEXCORPORATION", "GLOBEXCORPORATION", "GLOBEXCORPORATION", "GLOBEXCORPORATION", "GLOBEXCORPORATION", "GLOBEXCORPORATION", "GLOBEXCORPORATION", "GLOBEXCORPORATION", "GLOBEXCORPORATION", "GLOBEXCORPORATION", "GLOBEXCORPORATION", "GLOBEXCORPORATION", "GLOBEXCORPORATION", "GLOBEXCORPORATION", "GLOBEXCORPORATION", "GLOBEXCORPORATION", "GLOBEXCORPORATION", "GLOBEXCORPORATION", "GLOBEXCORPORATION", "GLOBEXCORPORATION", "GLOBEXCORPORATION", "GLOBEXCORPORATION", "GLOBEXCORPORATION", "GLOBEXCORPORATION", "GLOBEXCORPORATION", "GLOBEXCORPORATION", "GLOBEXCORPORATION", "GLOBEXCORPORATION", "GLOBEXCORPORATION", "GLOBEXCORPORATION", "GLOBEXCORPORATION", "GLOBEXCORPORATION", "GLOBEXCORPORATION", "GLOBEXCORPORATION", "GLOBEXCORPORATION", "GLOBEXCORPORATION", "GLOBEXCORPORATION", "GLOBEXCORPORATION", "GLOBEXCORPORATION", "GLOBEXCORPORATION", "GLOBEXCORPORATION", "GLOBEXCORPORATION", "GLOBEXCORPORATION", "GLOBEXCORPORATION", "GLOBEXCORPORATION", "GLOBEXCORPORATION", "GLOBEXCORPORATION", "GLOBEXCORPORATION", "GLOBEXCORPORATION", "GLOBEXCORPORATION", "GLOBEXCORPORATION", "GLOBEXCORPORATION", "GLOBEXCORPORATION", "GLOBEXCORPORATION"], "xaxis": "x", "yaxis": "y"}, {"alignmentgroup": "True", "bingroup": "x", "hovertemplate": "type=slideshow<br>brand=%{x}<br>count=%{y}<extra></extra>", "legendgroup": "slideshow", "marker": {"color": "#00cc96", "pattern": {"shape": ""}}, "name": "slideshow", "offsetgroup": "slideshow", "orientation": "v", "showlegend": true, "type": "histogram", "x": ["GLOBEXCORPORATION", "GLOBEXCORPORATION", "GLOBEXCORPORATION", "GLOBEXCORPORATION", "GLOBEXCORPORATION", "GLOBEXCORPORATION", "GLOBEXCORPORATION", "GLOBEXCORPORATION", "GLOBEXCORPORATION", "GLOBEXCORPORATION", "GLOBEXCORPORATION", "GLOBEXCORPORATION", "GLOBEXCORPORATION", "GLOBEXCORPORATION", "GLOBEXCORPORATION", "GLOBEXCORPORATION", "GLOBEXCORPORATION", "GLOBEXCORPORATION", "GLOBEXCORPORATION", "GLOBEXCORPORATION", "GLOBEXCORPORATION", "GLOBEXCORPORATION", "GLOBEXCORPORATION", "GLOBEXCORPORATION", "GLOBEXCORPORATION", "GLOBEXCORPORATION", "GLOBEXCORPORATION", "GLOBEXCORPORATION", "GLOBEXCORPORATION", "GLOBEXCORPORATION", "GLOBEXCORPORATION", "GLOBEXCORPORATION", "GLOBEXCORPORATION", "GLOBEXCORPORATION", "GLOBEXCORPORATION", "GLOBEXCORPORATION", "GLOBEXCORPORATION", "GLOBEXCORPORATION", "GLOBEXCORPORATION", "GLOBEXCORPORATION", "GLOBEXCORPORATION", "GLOBEXCORPORATION", "GLOBEXCORPORATION", "GLOBEXCORPORATION", "GLOBEXCORPORATION", "GLOBEXCORPORATION", "GLOBEXCORPORATION", "GLOBEXCORPORATION", "GLOBEXCORPORATION", "GLOBEXCORPORATION", "GLOBEXCORPORATION", "GLOBEXCORPORATION", "GLOBEXCORPORATION", "GLOBEXCORPORATION", "GLOBEXCORPORATION", "GLOBEXCORPORATION", "GLOBEXCORPORATION", "GLOBEXCORPORATION", "GLOBEXCORPORATION", "GLOBEXCORPORATION", "GLOBEXCORPORATION", "GLOBEXCORPORATION", "GLOBEXCORPORATION", "GLOBEXCORPORATION", "GLOBEXCORPORATION", "GLOBEXCORPORATION", "GLOBEXCORPORATION", "GLOBEXCORPORATION", "GLOBEXCORPORATION", "GLOBEXCORPORATION", "GLOBEXCORPORATION", "GLOBEXCORPORATION", "GLOBEXCORPORATION", "GLOBEXCORPORATION", "GLOBEXCORPORATION", "GLOBEXCORPORATION", "GLOBEXCORPORATION", "GLOBEXCORPORATION", "GLOBEXCORPORATION", "GLOBEXCORPORATION", "GLOBEXCORPORATION", "GLOBEXCORPORATION", "GLOBEXCORPORATION", "GLOBEXCORPORATION", "GLOBEXCORPORATION", "GLOBEXCORPORATION", "GLOBEXCORPORATION", "GLOBEXCORPORATION", "GLOBEXCORPORATION", "GLOBEXCORPORATION", "GLOBEXCORPORATION", "GLOBEXCORPORATION", "GLOBEXCORPORATION", "GLOBEXCORPORATION", "GLOBEXCORPORATION", "GLOBEXCORPORATION", "GLOBEXCORPORATION", "GLOBEXCORPORATION", "GLOBEXCORPORATION", "GLOBEXCORPORATION", "GLOBEXCORPORATION", "GLOBEXCORPORATION", "GLOBEXCORPORATION", "GLOBEXCORPORATION", "GLOBEXCORPORATION", "GLOBEXCORPORATION", "GLOBEXCORPORATION", "GLOBEXCORPORATION", "GLOBEXCORPORATION", "GLOBEXCORPORATION", "GLOBEXCORPORATION"], "xaxis": "x", "yaxis": "y"}, {"alignmentgroup": "True", "bingroup": "x", "hovertemplate": "type=wire<br>brand=%{x}<br>count=%{y}<extra></extra>", "legendgroup": "wire", "marker": {"color": "#ab63fa", "pattern": {"shape": ""}}, "name": "wire", "offsetgroup": "wire", "orientation": "v", "showlegend": true, "type": "histogram", "x": {"elided": "192 str values"}, "xaxis": "x", "yaxis": "y"}, {"alignmentgroup": "True", "bingroup": "x", "hovertemplate": "type=urgent<br>brand=%{x}<br>count=%{y}<extra></extra>", "legendgroup": "urgent", "marker": {"color": "#FFA15A", "pattern": {"shape": ""}}, "name": "urgent", "offsetgroup": "urgent", "orientation": "v", "showlegend": true, "type": "histogram", "x": ["GLOBEXCORPORATION", "GLOBEXCORPORATION", "GLOBEXCORPORATION", "GLOBEXCORPORATION", "GLOBEXCORPORATION", "GLOBEXCORPORATION", "GLOBEXCORPORATION", "GLOBEXCORPORATION", "GLOBEXCORPORATION", "GLOBEXCORPORATION", "GLOBEXCORPORATION"], "xaxis": "x", "yaxis": "y"}], "layout": {"barmode": "relative", "legend": {"title": {"text": "type"}, "tracegroupgap": 0}, "margin": {"t": 60}, "xaxis": {"anchor": "y", "domain": [0, 1], "title": {"text": "brand"}}, "yaxis": {"anchor": "x", "domain": [0, 1], "title": {"text": "count"}}}}
